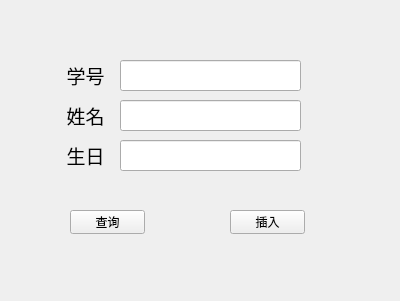
<?xml version="1.0" encoding="UTF-8"?>
<ui version="4.0">
 <class>Widget</class>
 <widget class="QWidget" name="Widget">
  <property name="geometry">
   <rect>
    <x>0</x>
    <y>0</y>
    <width>400</width>
    <height>301</height>
   </rect>
  </property>
  <property name="windowTitle">
   <string>Widget</string>
  </property>
  <widget class="QLabel" name="IdLabel">
   <property name="geometry">
    <rect>
     <x>60</x>
     <y>60</y>
     <width>51</width>
     <height>31</height>
    </rect>
   </property>
   <property name="text">
    <string>&lt;html&gt;&lt;head/&gt;&lt;body&gt;&lt;p align=&quot;center&quot;&gt;&lt;span style=&quot; font-size:14pt;&quot;&gt;学号&lt;/span&gt;&lt;/p&gt;&lt;/body&gt;&lt;/html&gt;</string>
   </property>
  </widget>
  <widget class="QLineEdit" name="IdlineEdit">
   <property name="geometry">
    <rect>
     <x>120</x>
     <y>60</y>
     <width>181</width>
     <height>31</height>
    </rect>
   </property>
  </widget>
  <widget class="QLabel" name="NameLabel">
   <property name="geometry">
    <rect>
     <x>60</x>
     <y>100</y>
     <width>51</width>
     <height>31</height>
    </rect>
   </property>
   <property name="text">
    <string>&lt;html&gt;&lt;head/&gt;&lt;body&gt;&lt;p align=&quot;center&quot;&gt;&lt;span style=&quot; font-size:14pt;&quot;&gt;姓名&lt;/span&gt;&lt;/p&gt;&lt;/body&gt;&lt;/html&gt;</string>
   </property>
  </widget>
  <widget class="QLineEdit" name="NamelineEdit">
   <property name="geometry">
    <rect>
     <x>120</x>
     <y>100</y>
     <width>181</width>
     <height>31</height>
    </rect>
   </property>
  </widget>
  <widget class="QLabel" name="BirthLabel">
   <property name="geometry">
    <rect>
     <x>60</x>
     <y>140</y>
     <width>51</width>
     <height>31</height>
    </rect>
   </property>
   <property name="text">
    <string>&lt;html&gt;&lt;head/&gt;&lt;body&gt;&lt;p align=&quot;center&quot;&gt;&lt;span style=&quot; font-size:14pt;&quot;&gt;生日&lt;/span&gt;&lt;/p&gt;&lt;/body&gt;&lt;/html&gt;</string>
   </property>
  </widget>
  <widget class="QLineEdit" name="BirthlineEdit">
   <property name="geometry">
    <rect>
     <x>120</x>
     <y>140</y>
     <width>181</width>
     <height>31</height>
    </rect>
   </property>
  </widget>
  <widget class="QPushButton" name="findPushButton">
   <property name="geometry">
    <rect>
     <x>70</x>
     <y>210</y>
     <width>75</width>
     <height>24</height>
    </rect>
   </property>
   <property name="text">
    <string>查询</string>
   </property>
  </widget>
  <widget class="QPushButton" name="insertPushButton">
   <property name="geometry">
    <rect>
     <x>230</x>
     <y>210</y>
     <width>75</width>
     <height>24</height>
    </rect>
   </property>
   <property name="text">
    <string>插入</string>
   </property>
  </widget>
 </widget>
 <resources/>
 <connections/>
</ui>
